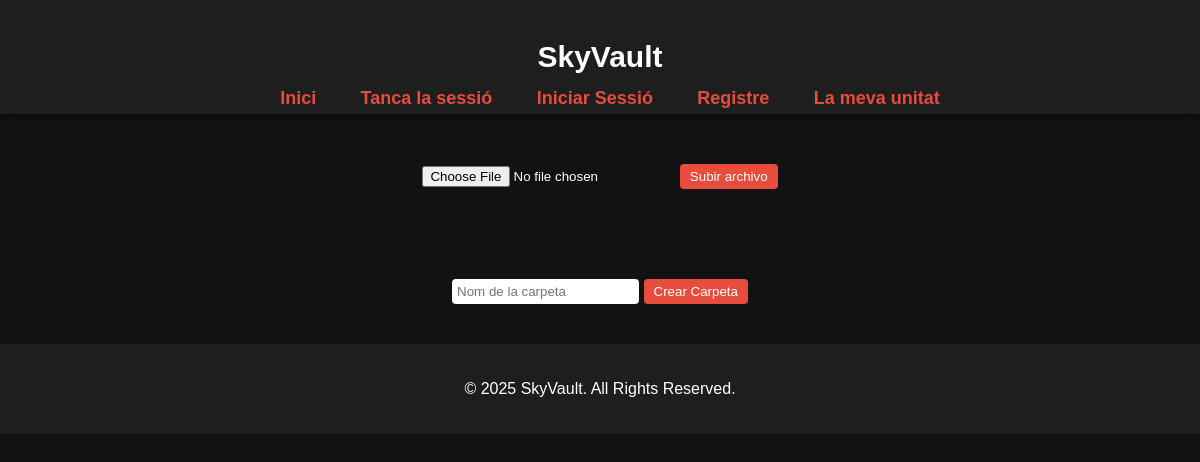
The page /files (signed in) on the database as committed earlier.
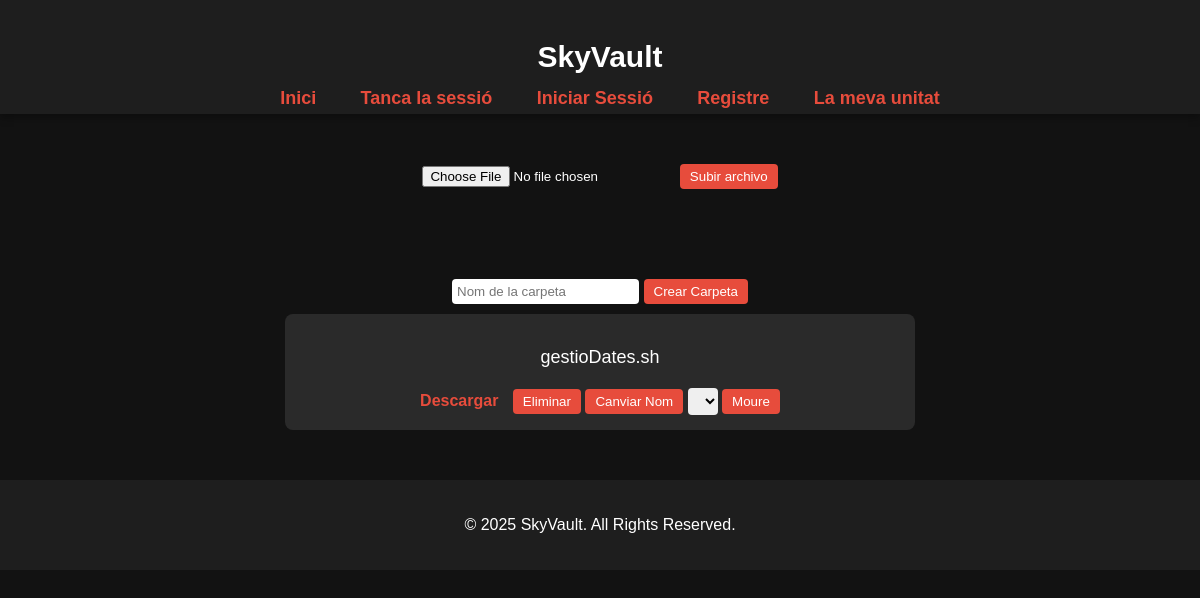
The same page on the database as committed later.
### app.py (models this page shows)
class File(db.Model):
    id = db.Column(db.Integer, primary_key=True)
    filename = db.Column(db.String(255), nullable=False)
    filepath = db.Column(db.String(255), nullable=False)
    user_id = db.Column(db.Integer, db.ForeignKey('user.id'), nullable=False)
    uploaded_at = db.Column(db.DateTime, default=db.func.current_timestamp())
    user = db.relationship('User', backref=db.backref('files', lazy=True))

### app.py (the view)
@app.route('/files')
@login_required
def list_files():
    user_files = File.query.filter_by(user_id=current_user.id).all()
    folders = [f for f in os.listdir(app.config['UPLOAD_FOLDER']) if os.path.isdir(os.path.join(app.config['UPLOAD_FOLDER'], f))]
    return render_template('home.html', files=user_files, folders=folders)

### app.py (called while the page is built)
@login_manager.user_loader
def load_user(user_id):
    return User.query.get(int(user_id))

### templates/home.html (shortened to what this page needs)
<!DOCTYPE html>
<html lang="es">
<head>
</head>
<body>
    <header>
        <h1>SkyVault</h1>
        <nav class="col-12 col-lg-12 col-dm-12 col-sm-12">
            <ul id="htopnav">
                <li><a href="{{ url_for('web') }}">Inici</a></li>
                <li><a href="{{ url_for('logout') }}">Tanca la sessió</a></li>
                <li><a href="{{ url_for('login') }}">Iniciar Sessió</a></li>
                <li><a href="{{ url_for('register') }}">Registre</a></li>
                <li><a href="{{ url_for('home') }}">La meva unitat</a></li>
            </ul>
        </nav>
    </header>
    <section class="files">
        <form action="{{ url_for('upload_file') }}" method="POST" enctype="multipart/form-data">
            <input type="file" name="file" required>
            <button type="submit">Subir archivo</button>
        </form>
    </section>
    <section class="files">
        <form action="{{ url_for('create_folder') }}" method="POST">
            <input type="text" name="folder_name" placeholder="Nom de la carpeta" required>
            <button type="submit">Crear Carpeta</button>
        </form>
        {% for file in files %}
            <div>
                <p>{{ file.filename }}</p>
                <a href="{{ url_for('download_file', file_id=file.id) }}">Descargar</a>
                <form method="POST" action="{{ url_for('delete_file', file_id=file.id) }}" style="display:inline;">
                    <button type="submit" onclick="return confirm('¿Eliminar arxiu?');">Eliminar</button>
                </form>
                <button onclick="toggleRenameForm('{{ file.id }}')">Canviar Nom</button>
                <form action="{{ url_for('move_file') }}" method="POST">
                    <select name="folder_name">
                    </select>
                    <button type="submit">Moure</button>
                </form>
            </div>
        {% endfor %}
    </section>
    <footer>
        <p>&copy; 2025 SkyVault. All Rights Reserved.</p>
    </footer>
</body>
</html>

### templates/home.html (style rules this page uses)
body { font-family: Arial, sans-serif; margin: 0; padding: 0; background-color: #121212; color: #ffffff; }
header { background: #1e1e1e; padding: 20px; text-align: center; box-shadow: 0 4px 8px rgba(0, 0, 0, 0.3); }
nav ul { list-style: none; padding: 0; margin: 0; position: relative; bottom: 1em; }
nav ul li { display: inline; margin: 0 20px; }
nav a { color: #e74c3c; text-decoration: none; font-size: 18px; font-weight: bold; transition: color 0.3s ease; }
section { padding: 50px 20px; text-align: center; }
.files { padding: 40px; }
.files div { background: rgba(255, 255, 255, 0.1); padding: 15px; margin: 10px auto; border-radius: 8px; max-width: 600px; text-align: center; }
.files p { font-size: 18px; margin-bottom: 10px; }
.files a { display: inline-block; color: #e74c3c; font-weight: bold; text-decoration: none; margin-right: 10px; }
.files form { display: inline-block; margin-top: 10px; }
.files input[type="text"] { padding: 5px; border-radius: 4px; border: none; outline: none; }
.files button { background-color: #e74c3c; border: none; color: white; padding: 5px 10px; border-radius: 4px; cursor: pointer; transition: background 0.3s ease; }
.files select { padding: 5px; border-radius: 4px; border: none; outline: none; }
footer { background: #1e1e1e; padding: 20px; text-align: center; color: #ffffff; }
h1 { font-size: 30px; }
[class*="col-"] { float: left; padding: 10px; }
.col-12 { width: 100%; }

Rows that differ between the two databases and show on the page:
added File: filename "gestioDates.sh"
